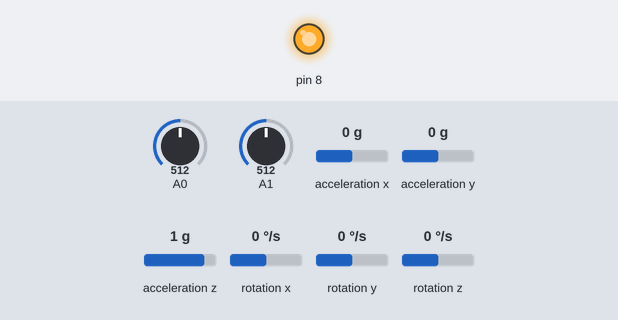
Simulated run of this sketch. Board: Arduino Uno, built for the host (arithmetic inside an expression is 32-bit, double 64-bit). Parts: output pins drawn as LEDs (lit = HIGH). Inputs (shaded band) come from the test bench; at power-on: A0 = 512, A1 = 512, acceleration x 0 g, acceleration y 0 g, acceleration z 1 g, rotation x 0 °/s, rotation y 0 °/s, rotation z 0 °/s. Storage starts empty.

Above: at 0.1 s.
At 32.1 s:
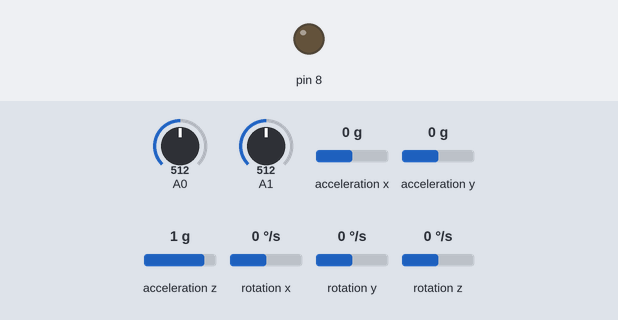
Timing chart, 0 to 33.6 s (numbered marks = the images above):
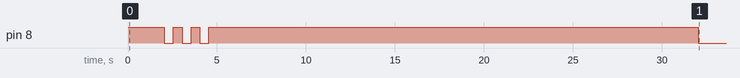

The sketch:

Angluar_Position_Measurement_non_serial.ino
```cpp
/* Angular Position Measurement system
This sketch needs to take measured the measured angle from
the MPU6050 board and store it on the SD card in a new file
each time the system is started.

The MPUboard need to have offsets to record an accurate measure
of the angle, but these will be finalised and redone once the board
is mounted on the frame.
*/
#include "I2Cdev.h"
#include "MPU6050.h"
#include "Wire.h"
#include <SPI.h>
#include <SD.h>

File datalog;
File root;

MPU6050 accelgyro(0x68);

int16_t rawax, raway, rawaz, gx, gy, gz;
float mean_ax,mean_ay,mean_az,mean_gx,mean_gy,mean_gz;
const int bufferSize = 20;
int samplesize = 1;
int nextRollingAverage;
int pwmDifferBuff1[bufferSize];

void setup() {

  for (int i=0; i<bufferSize; ++i){ //Fills the buffer full of stationary value (i.e starts in equib)
    pwmDifferBuff1[i] = 0;
  }
  //Wire.begin();
  //TWBR = 24;
  pinMode(8, OUTPUT);
  digitalWrite(8,HIGH);
  delay(1000);
  if (!SD.begin(4)) {
    digitalWrite(8,LOW);
    return;
  }

  root = SD.open("/");

  //Find the number of previous datalogs for names sake.
  int fh = numberOfFiles(root);
  root.close();

  // Create the file name from exsisting files.
  String filename = "Data-";
  filename += fh;
  String fullfilename = filename + ".csv";

  //Touch the file into exsistance
  datalog = SD.open(fullfilename, FILE_WRITE);
  if (datalog) {
    delay(1);
  }
  else
  {
    digitalWrite(8,LOW);
    return;
  }
  datalog.close();
  // Dont close, as we can use the file handle later and we dont need to open any more

  //Initialise the MPU board

  accelgyro.initialize();


  delay(1000);

  // If offsets are known, put them in here
  accelgyro.setXAccelOffset(-2314);
  accelgyro.setYAccelOffset(178);
  accelgyro.setZAccelOffset(1809);

  accelgyro.setXGyroOffset(25);
  accelgyro.setYGyroOffset(-43);
  accelgyro.setZGyroOffset(3);

  accelgyro.setDLPFMode(6);
  accelgyro.setDHPFMode(4);

  int time = millis(); // Takes time just before measurements start.
  int measuretime=0;
  digitalWrite(8,LOW);
  delay(500);
  digitalWrite(8,HIGH);
  delay(500);
  digitalWrite(8,LOW);
  delay(500);
  digitalWrite(8,HIGH);
  delay(500);
  digitalWrite(8,LOW);
  delay(500);
  digitalWrite(8,HIGH);
  while (measuretime < 30000){ // This is my main work loop, avoids global scoping.
    if(nextRollingAverage >= bufferSize){
      nextRollingAverage = 0; //Reset back to the start of the buffer
    }
    takeMeasure();

    pwmDifferBuff1[nextRollingAverage] = mean_ax;
    nextRollingAverage++;

    float angleRollAverage1 = 0;

    for (int i=0; i<bufferSize; ++i){
      angleRollAverage1 += pwmDifferBuff1[i];
    }
    angleRollAverage1 /= bufferSize;

    float angle = angleRollAverage1;
    float flywheelAngle1 = getAngle1();
    float flywheelAngle2 = getAngle2();
    if(angle>60){
      return;
    }

    datalog = SD.open(fullfilename, FILE_WRITE);
    //Going to record the data in csv.
    datalog.print(measuretime);
    datalog.print(", ");
    datalog.print(angle);
    datalog.print(", ");
    datalog.print(flywheelAngle1);
    datalog.print(", ");
    datalog.print(flywheelAngle2);
    datalog.print(",\n");
    datalog.close();

    measuretime = millis() - time;
  }
  digitalWrite(8,LOW);
  return;
}
void loop(){

}
void takeMeasure(){
  //Use a delay to add 1ms of time, then take 100 measures
  //So taking an average measurement over 0.1 seconds
  float i=0,buff_ax=0;

  while (i<samplesize){
     //Take a reading
    accelgyro.getMotion6(&rawax, &raway, &rawaz, &gx, &gy, &gz);

    //Serial.println(rawax);

    float ax = convertRawAcceleration(rawax);
    float ay = convertRawAcceleration(raway);
    float az = convertRawAcceleration(rawaz);

    float angle = pitch(ax,ay,az);
    mean_ax=angle;
    i++;
    delay(0.5);

   }

}

int numberOfFiles(File dir){
  int fileCount = 0;
  while (true){
    File entry = dir.openNextFile();
    if (!entry){
      //Passed through all files.
      return fileCount;
    }
    fileCount++;
    entry.close();
  }
}

float convertRawAcceleration(int aRaw) {
  // since we are using 2G range
  // -2g maps to a raw value of -32768
  // +2g maps to a raw value of 32767
  float a = (aRaw * 2.0) / 32768.0;
  return a;
}

float pitch(float ax, float ay, float az){
  float angle = atan((-ax)/az);
  //float angle = atan((-ay)/sqrt(ax*ax+az*az));
  return angle*57.2958;
}

float rawToAngle(float raw){
  return (raw *(0.00549316)); //The ratio to raw value to degree
}

float getAngle1(){
  int sensorValue = analogRead(A0);
  //Serial.println(sensorValue);
  float angle = (sensorValue+1) * (27220/1024);
  return ((int)(angle/100)-87);
}
float getAngle2(){
  int sensorValue = analogRead(A1);
  //Serial.println(sensorValue);
  float angle = (sensorValue+1) * (21730/1024);
  return ((int)(angle/100)-110);
}
```
